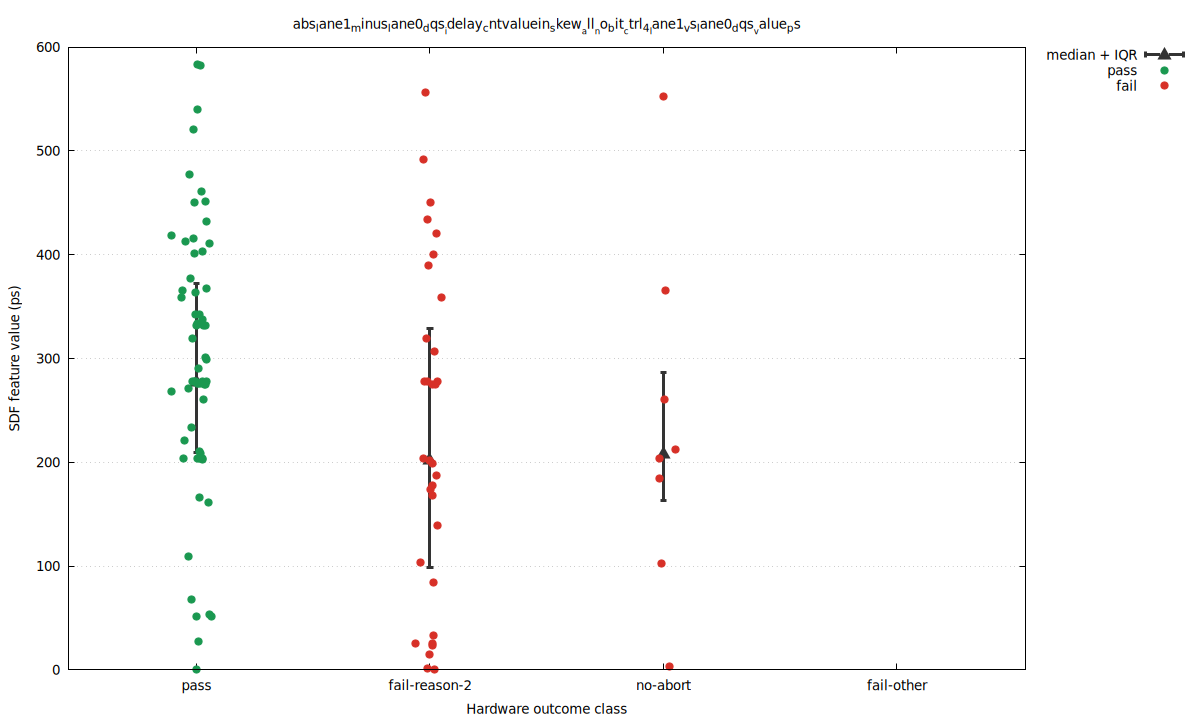

Here is the gnuplot script that generated this plot:
set terminal pngcairo size 1200,720 enhanced font 'DejaVu Sans,10'
set output 'baseline_seed_31_60_skew_abs_lane1_minus_lane0_dqs_idelay_cntvaluein_skew_all_no_bit_ctrl_4_lane1_vs_lane0_dqs.png'
set datafile separator comma
set key outside right top
set grid ytics
set xrange [0.45:4.55]
set xtics ('pass' 1, 'fail-reason-2' 2, 'no-abort' 3, 'fail-other' 4)
set xlabel 'Hardware outcome class'
set ylabel 'SDF feature value (ps)'
set title 'abs_lane1_minus_lane0_dqs__idelay_cntvaluein_skew__all__no_bit__ctrl_4__lane1_vs_lane0_dqs__value_ps'
plot \
  'baseline_seed_31_60_skew_abs_lane1_minus_lane0_dqs_idelay_cntvaluein_skew_all_no_bit_ctrl_4_lane1_vs_lane0_dqs.summary.dat' using 1:4:3:5 with yerrorbars pt 9 ps 1.5 lw 3 lc rgb '#333333' title 'median + IQR', \
  'baseline_seed_31_60_skew_abs_lane1_minus_lane0_dqs_idelay_cntvaluein_skew_all_no_bit_ctrl_4_lane1_vs_lane0_dqs.dat' using 1:4 with points pt 7 ps 1.2 lc rgb '#1a9850' title 'pass', \
  'baseline_seed_31_60_skew_abs_lane1_minus_lane0_dqs_idelay_cntvaluein_skew_all_no_bit_ctrl_4_lane1_vs_lane0_dqs.dat' using 1:5 with points pt 7 ps 1.2 lc rgb '#d73027' title 'fail'
